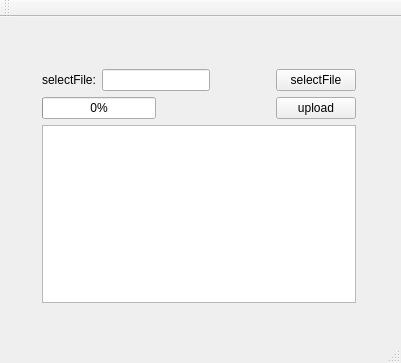
<?xml version="1.0" encoding="UTF-8"?>
<ui version="4.0">
 <class>FTPClass</class>
 <widget class="QMainWindow" name="FTPClass">
  <property name="geometry">
   <rect>
    <x>0</x>
    <y>0</y>
    <width>401</width>
    <height>363</height>
   </rect>
  </property>
  <property name="windowTitle">
   <string>FTP</string>
  </property>
  <widget class="QWidget" name="centralWidget">
   <widget class="QWidget" name="">
    <property name="geometry">
     <rect>
      <x>31</x>
      <y>41</y>
      <width>336</width>
      <height>256</height>
     </rect>
    </property>
    <layout class="QVBoxLayout" name="verticalLayout">
     <item>
      <layout class="QHBoxLayout" name="horizontalLayout">
       <item>
        <widget class="QLabel" name="selectLabel">
         <property name="text">
          <string>selectFile:</string>
         </property>
        </widget>
       </item>
       <item>
        <widget class="QLineEdit" name="fileNameLineEdit"/>
       </item>
       <item>
        <spacer name="horizontalSpacer">
         <property name="orientation">
          <enum>Qt::Horizontal</enum>
         </property>
         <property name="sizeHint" stdset="0">
          <size>
           <width>40</width>
           <height>20</height>
          </size>
         </property>
        </spacer>
       </item>
       <item>
        <widget class="QPushButton" name="selectPushButton">
         <property name="text">
          <string>selectFile</string>
         </property>
        </widget>
       </item>
      </layout>
     </item>
     <item>
      <layout class="QHBoxLayout" name="horizontalLayout_2">
       <item>
        <widget class="QProgressBar" name="uploadProgressBar">
         <property name="maximumSize">
          <size>
           <width>16777215</width>
           <height>16777215</height>
          </size>
         </property>
         <property name="value">
          <number>0</number>
         </property>
        </widget>
       </item>
       <item>
        <spacer name="horizontalSpacer_2">
         <property name="orientation">
          <enum>Qt::Horizontal</enum>
         </property>
         <property name="sizeHint" stdset="0">
          <size>
           <width>40</width>
           <height>20</height>
          </size>
         </property>
        </spacer>
       </item>
       <item>
        <widget class="QPushButton" name="uploadPushButton">
         <property name="text">
          <string>upload</string>
         </property>
        </widget>
       </item>
      </layout>
     </item>
     <item>
      <widget class="QListView" name="infoListView"/>
     </item>
    </layout>
   </widget>
  </widget>
  <widget class="QMenuBar" name="menuBar">
   <property name="geometry">
    <rect>
     <x>0</x>
     <y>0</y>
     <width>401</width>
     <height>21</height>
    </rect>
   </property>
  </widget>
  <widget class="QToolBar" name="mainToolBar">
   <attribute name="toolBarArea">
    <enum>TopToolBarArea</enum>
   </attribute>
   <attribute name="toolBarBreak">
    <bool>false</bool>
   </attribute>
  </widget>
  <widget class="QStatusBar" name="statusBar"/>
 </widget>
 <layoutdefault spacing="6" margin="11"/>
 <resources>
  <include location="ftp.qrc"/>
 </resources>
 <connections/>
</ui>
